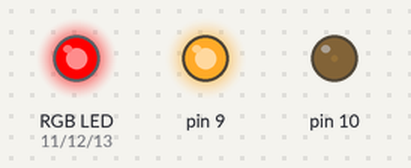
Simulated run of this sketch. Board: Arduino Uno, built with avr-gcc and run on an emulated ATmega328P. Parts: an RGB LED mixed from three pins (HIGH = lit), output pins drawn as LEDs (lit = HIGH). Dim RGB values are drawn brighter than linear; what the sketch prints to the serial monitor is not drawn.

Above: at 0.05 s.
At 1.2 s:
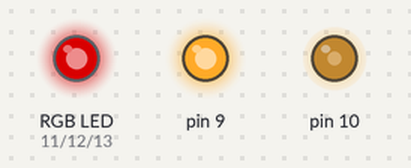
At 2.35 s:
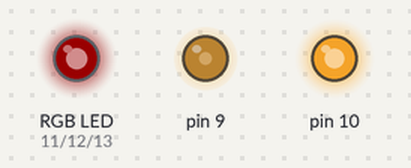
At 3.5 s:
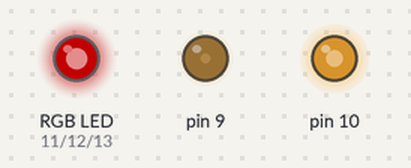
At 4.65 s:
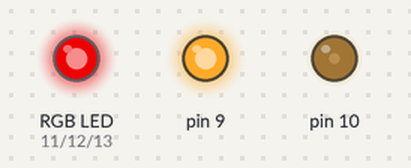
Timing chart, 0 to 6.7 s (numbered marks = the images above):
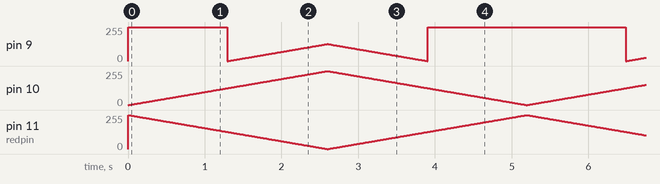

The sketch:

ARD026_KY016_3-color_LED_module.ino
```cpp
/*  KY016 3-color LED module
 *    char version[] = "ARD026 KY016 3-color LED module 2019/01/29";
*/

 char version[] = "ARD026 KY016 3-color LED module 2019/01/29";

//KY016 3-color LED module
int bluepin = 13; // select the pin for the blue LED
int greenpin = 12 ;// select the pin for the green LED
int redpin = 11; // select the pin for the red LED
int val;
void setup () {
  pinMode (redpin, OUTPUT);
  pinMode (bluepin, OUTPUT);
  pinMode (greenpin, OUTPUT);
  Serial.begin (9600);
  Serial.println(version);
}
void loop ()
{
  for (val = 255; val> 0; val --)
  {
    analogWrite (11, val);
    analogWrite (10, 255-val);
    analogWrite (9, 128-val);
    delay (10);
    Serial.println (val, DEC);
  }
  for (val = 0; val <255; val ++)
  {
    analogWrite (11, val);
    analogWrite (10, 255-val);
    analogWrite (9, 128-val);
    delay (10);
    Serial.println (val, DEC);
  }
}
```
